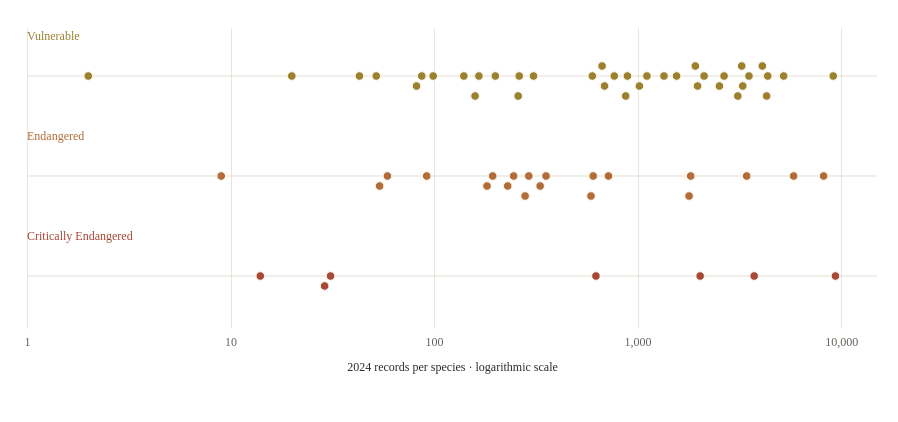

Write the Vega-Lite specification saved for this chart.
### Vega specification from a JSON file in a GitHub repository (floating-point values rounded to 4 significant figures)
{"$schema": "https://vega.github.io/schema/vega/v5.json", "width": 850, "height": 300, "padding": {"left": 24, "right": 20, "top": 28, "bottom": 50}, "background": "transparent", "autosize": {"type": "pad", "contains": "padding"}, "config": {"text": {"font": "Bricolage Grotesque", "fill": "#292e27"}, "axis": {"labelFont": "Bricolage Grotesque", "titleFont": "Bricolage Grotesque", "labelFontSize": 12, "titleFontSize": 12, "titleFontWeight": 500, "labelColor": "#60665c", "titleColor": "#292e27", "domain": false, "ticks": false, "gridColor": "#e0dccf", "gridOpacity": 0.75, "labelPadding": 8, "titlePadding": 14}, "legend": {"labelFont": "Bricolage Grotesque", "titleFont": "Bricolage Grotesque", "labelFontSize": 11, "titleFontSize": 11, "titleFontWeight": 500, "labelColor": "#60665c", "titleColor": "#292e27", "gradientThickness": 9, "gradientLength": 130, "padding": 8}}, "description": "Beeswarm showing the record counts of 65 nationally threatened, species-level birds whose scientific names match exactly between ALA and DCCEEW. Every dot is a species. Unmatched names and listed subspecies are excluded, not treated as zero.", "data": [{"name": "birds", "values": [{"scientific": "Calidris acuminata", "name": "Sharp-tailed Sandpiper", "status": "Vulnerable", "count": 9145, "profile": "http://www.environment.gov.au/cgi-bin/sprat/public/publicspecies.pl?taxon_id=874", "offset": 0}, {"scientific": "Gallinago hardwickii", "name": "Latham's Snipe", "status": "Vulnerable", "count": 5219, "profile": "http://www.environment.gov.au/cgi-bin/sprat/public/publicspecies.pl?taxon_id=863", "offset": 0}, {"scientific": "Sternula albifrons", "name": "Little Tern", "status": "Vulnerable", "count": 4357, "profile": "http://www.environment.gov.au/cgi-bin/sprat/public/publicspecies.pl?taxon_id=82849", "offset": 0}, {"scientific": "Hirundapus caudacutus", "name": "White-throated Needletail", "status": "Vulnerable", "count": 4303, "profile": "http://www.environment.gov.au/cgi-bin/sprat/public/publicspecies.pl?taxon_id=682", "offset": 20}, {"scientific": "Arenaria interpres", "name": "Ruddy Turnstone", "status": "Vulnerable", "count": 4099, "profile": "http://www.environment.gov.au/cgi-bin/sprat/public/publicspecies.pl?taxon_id=872", "offset": -10}, {"scientific": "Calidris tenuirostris", "name": "Great Knot", "status": "Vulnerable", "count": 3524, "profile": "http://www.environment.gov.au/cgi-bin/sprat/public/publicspecies.pl?taxon_id=862", "offset": 0}, {"scientific": "Stagonopleura guttata", "name": "Diamond Firetail", "status": "Vulnerable", "count": 3285, "profile": "http://www.environment.gov.au/cgi-bin/sprat/public/publicspecies.pl?taxon_id=59398", "offset": 10}, {"scientific": "Aphelocephala leucopsis", "name": "Southern Whiteface", "status": "Vulnerable", "count": 3247, "profile": "http://www.environment.gov.au/cgi-bin/sprat/public/publicspecies.pl?taxon_id=529", "offset": -10}, {"scientific": "Polytelis swainsonii", "name": "Superb Parrot", "status": "Vulnerable", "count": 3106, "profile": "http://www.environment.gov.au/cgi-bin/sprat/public/publicspecies.pl?taxon_id=738", "offset": 20}, {"scientific": "Neophema chrysostoma", "name": "Blue-winged Parrot", "status": "Vulnerable", "count": 2659, "profile": "http://www.environment.gov.au/cgi-bin/sprat/public/publicspecies.pl?taxon_id=726", "offset": 0}, {"scientific": "Charadrius leschenaultii", "name": "Greater Sand Plover", "status": "Vulnerable", "count": 2523, "profile": "http://www.environment.gov.au/cgi-bin/sprat/public/publicspecies.pl?taxon_id=877", "offset": 10}, {"scientific": "Calidris canutus", "name": "Red Knot", "status": "Vulnerable", "count": 2121, "profile": "http://www.environment.gov.au/cgi-bin/sprat/public/publicspecies.pl?taxon_id=855", "offset": 0}, {"scientific": "Thalassarche melanophris", "name": "Black-browed Albatross", "status": "Vulnerable", "count": 1971, "profile": "http://www.environment.gov.au/cgi-bin/sprat/public/publicspecies.pl?taxon_id=66472", "offset": 10}, {"scientific": "Xenus cinereus", "name": "Terek Sandpiper", "status": "Vulnerable", "count": 1921, "profile": "http://www.environment.gov.au/cgi-bin/sprat/public/publicspecies.pl?taxon_id=59300", "offset": -10}, {"scientific": "Pluvialis squatarola", "name": "Grey Plover", "status": "Vulnerable", "count": 1554, "profile": "http://www.environment.gov.au/cgi-bin/sprat/public/publicspecies.pl?taxon_id=865", "offset": 0}, {"scientific": "Thalassarche carteri", "name": "Indian Yellow-nosed  Albatross", "status": "Vulnerable", "count": 1347, "profile": "http://www.environment.gov.au/cgi-bin/sprat/public/publicspecies.pl?taxon_id=64464", "offset": 0}, {"scientific": "Diomedea antipodensis", "name": "Antipodean Albatross", "status": "Vulnerable", "count": 1111, "profile": "http://www.environment.gov.au/cgi-bin/sprat/public/publicspecies.pl?taxon_id=64458", "offset": 0}, {"scientific": "Thalassarche bulleri", "name": "Buller's Albatross", "status": "Vulnerable", "count": 1020, "profile": "http://www.environment.gov.au/cgi-bin/sprat/public/publicspecies.pl?taxon_id=64460", "offset": 10}, {"scientific": "Ardenna grisea", "name": "Sooty Shearwater", "status": "Vulnerable", "count": 891, "profile": "http://www.environment.gov.au/cgi-bin/sprat/public/publicspecies.pl?taxon_id=82651", "offset": 0}, {"scientific": "Pycnoptilus floccosus", "name": "Pilotbird", "status": "Vulnerable", "count": 874, "profile": "http://www.environment.gov.au/cgi-bin/sprat/public/publicspecies.pl?taxon_id=525", "offset": 20}, {"scientific": "Macronectes halli", "name": "Northern Giant Petrel", "status": "Vulnerable", "count": 768, "profile": "http://www.environment.gov.au/cgi-bin/sprat/public/publicspecies.pl?taxon_id=1061", "offset": 0}, {"scientific": "Thalassarche impavida", "name": "Campbell Albatross", "status": "Vulnerable", "count": 688, "profile": "http://www.environment.gov.au/cgi-bin/sprat/public/publicspecies.pl?taxon_id=64459", "offset": 10}, {"scientific": "Leipoa ocellata", "name": "Malleefowl", "status": "Vulnerable", "count": 669, "profile": "http://www.environment.gov.au/cgi-bin/sprat/public/publicspecies.pl?taxon_id=934", "offset": -10}, {"scientific": "Grantiella picta", "name": "Painted Honeyeater", "status": "Vulnerable", "count": 599, "profile": "http://www.environment.gov.au/cgi-bin/sprat/public/publicspecies.pl?taxon_id=470", "offset": 0}, {"scientific": "Diomedea exulans", "name": "Wandering Albatross", "status": "Vulnerable", "count": 308, "profile": "http://www.environment.gov.au/cgi-bin/sprat/public/publicspecies.pl?taxon_id=89223", "offset": 0}, {"scientific": "Diomedea epomophora", "name": "Southern Royal Albatross", "status": "Vulnerable", "count": 262, "profile": "http://www.environment.gov.au/cgi-bin/sprat/public/publicspecies.pl?taxon_id=89221", "offset": 0}, {"scientific": "Falco hypoleucos", "name": "Grey Falcon", "status": "Vulnerable", "count": 259, "profile": "http://www.environment.gov.au/cgi-bin/sprat/public/publicspecies.pl?taxon_id=929", "offset": 20}, {"scientific": "Limnodromus semipalmatus", "name": "Asian Dowitcher", "status": "Vulnerable", "count": 200, "profile": "http://www.environment.gov.au/cgi-bin/sprat/public/publicspecies.pl?taxon_id=843", "offset": 0}, {"scientific": "Pterodroma mollis", "name": "Soft-plumaged Petrel", "status": "Vulnerable", "count": 166, "profile": "http://www.environment.gov.au/cgi-bin/sprat/public/publicspecies.pl?taxon_id=1036", "offset": 0}, {"scientific": "Turnix melanogaster", "name": "Black-breasted Button-quail", "status": "Vulnerable", "count": 159, "profile": "http://www.environment.gov.au/cgi-bin/sprat/public/publicspecies.pl?taxon_id=923", "offset": 20}, {"scientific": "Pachycephala rufogularis", "name": "Red-lored Whistler", "status": "Vulnerable", "count": 140, "profile": "http://www.environment.gov.au/cgi-bin/sprat/public/publicspecies.pl?taxon_id=601", "offset": 0}, {"scientific": "Halobaena caerulea", "name": "Blue Petrel", "status": "Vulnerable", "count": 99, "profile": "http://www.environment.gov.au/cgi-bin/sprat/public/publicspecies.pl?taxon_id=1059", "offset": 0}, {"scientific": "Amytornis modestus", "name": "Thick-billed Grasswren", "status": "Vulnerable", "count": 87, "profile": "http://www.environment.gov.au/cgi-bin/sprat/public/publicspecies.pl?taxon_id=84121", "offset": 0}, {"scientific": "Phoebetria fusca", "name": "Sooty Albatross", "status": "Vulnerable", "count": 82, "profile": "http://www.environment.gov.au/cgi-bin/sprat/public/publicspecies.pl?taxon_id=1075", "offset": 10}, {"scientific": "Thalassarche steadi", "name": "White-capped Albatross", "status": "Vulnerable", "count": 52, "profile": "http://www.environment.gov.au/cgi-bin/sprat/public/publicspecies.pl?taxon_id=64462", "offset": 0}, {"scientific": "Thalassarche salvini", "name": "Salvin's Albatross", "status": "Vulnerable", "count": 43, "profile": "http://www.environment.gov.au/cgi-bin/sprat/public/publicspecies.pl?taxon_id=64463", "offset": 0}, {"scientific": "Polytelis alexandrae", "name": "Princess Parrot", "status": "Vulnerable", "count": 20, "profile": "http://www.environment.gov.au/cgi-bin/sprat/public/publicspecies.pl?taxon_id=758", "offset": 0}, {"scientific": "Amytornis woodwardi", "name": "White-throated Grasswren", "status": "Vulnerable", "count": 2, "profile": "http://www.environment.gov.au/cgi-bin/sprat/public/publicspecies.pl?taxon_id=564", "offset": 0}, {"scientific": "Callocephalon fimbriatum", "name": "Gang-gang Cockatoo", "status": "Endangered", "count": 8201, "profile": "http://www.environment.gov.au/cgi-bin/sprat/public/publicspecies.pl?taxon_id=768", "offset": 0}, {"scientific": "Tringa nebularia", "name": "Common Greenshank", "status": "Endangered", "count": 5841, "profile": "http://www.environment.gov.au/cgi-bin/sprat/public/publicspecies.pl?taxon_id=832", "offset": 0}, {"scientific": "Thalassarche cauta", "name": "Shy Albatross", "status": "Endangered", "count": 3434, "profile": "http://www.environment.gov.au/cgi-bin/sprat/public/publicspecies.pl?taxon_id=89224", "offset": 0}, {"scientific": "Limosa limosa", "name": "Black-tailed Godwit", "status": "Endangered", "count": 1823, "profile": "http://www.environment.gov.au/cgi-bin/sprat/public/publicspecies.pl?taxon_id=845", "offset": 0}, {"scientific": "Charadrius mongolus", "name": "Lesser Sand Plover", "status": "Endangered", "count": 1790, "profile": "http://www.environment.gov.au/cgi-bin/sprat/public/publicspecies.pl?taxon_id=879", "offset": 20}, {"scientific": "Pardalotus quadragintus", "name": "Forty-spotted Pardalote", "status": "Endangered", "count": 719, "profile": "http://www.environment.gov.au/cgi-bin/sprat/public/publicspecies.pl?taxon_id=418", "offset": 0}, {"scientific": "Botaurus poiciloptilus", "name": "Australasian Bittern", "status": "Endangered", "count": 605, "profile": "http://www.environment.gov.au/cgi-bin/sprat/public/publicspecies.pl?taxon_id=1001", "offset": 0}, {"scientific": "Dasyornis brachypterus", "name": "Eastern Bristlebird", "status": "Endangered", "count": 590, "profile": "http://www.environment.gov.au/cgi-bin/sprat/public/publicspecies.pl?taxon_id=533", "offset": 20}, {"scientific": "Dasyornis longirostris", "name": "Western Bristlebird", "status": "Endangered", "count": 355, "profile": "http://www.environment.gov.au/cgi-bin/sprat/public/publicspecies.pl?taxon_id=515", "offset": 0}, {"scientific": "Atrichornis clamosus", "name": "Noisy Scrub-bird", "status": "Endangered", "count": 332, "profile": "http://www.environment.gov.au/cgi-bin/sprat/public/publicspecies.pl?taxon_id=654", "offset": 10}, {"scientific": "Stipiturus mallee", "name": "Mallee Emu-wren", "status": "Endangered", "count": 292, "profile": "http://www.environment.gov.au/cgi-bin/sprat/public/publicspecies.pl?taxon_id=59459", "offset": 0}, {"scientific": "Macronectes giganteus", "name": "Southern Giant-Petrel", "status": "Endangered", "count": 280, "profile": "http://www.environment.gov.au/cgi-bin/sprat/public/publicspecies.pl?taxon_id=1060", "offset": 20}, {"scientific": "Diomedea sanfordi", "name": "Northern Royal Albatross", "status": "Endangered", "count": 246, "profile": "http://www.environment.gov.au/cgi-bin/sprat/public/publicspecies.pl?taxon_id=64456", "offset": 0}, {"scientific": "Atrichornis rufescens", "name": "Rufous Scrub-bird", "status": "Endangered", "count": 230, "profile": "http://www.environment.gov.au/cgi-bin/sprat/public/publicspecies.pl?taxon_id=655", "offset": 10}, {"scientific": "Rostratula australis", "name": "Australian Painted Snipe", "status": "Endangered", "count": 194, "profile": "http://www.environment.gov.au/cgi-bin/sprat/public/publicspecies.pl?taxon_id=77037", "offset": 0}, {"scientific": "Amytornis dorotheae", "name": "Carpentarian Grasswren", "status": "Endangered", "count": 182, "profile": "http://www.environment.gov.au/cgi-bin/sprat/public/publicspecies.pl?taxon_id=558", "offset": 10}, {"scientific": "Erythrotriorchis radiatus", "name": "Red Goshawk", "status": "Endangered", "count": 92, "profile": "http://www.environment.gov.au/cgi-bin/sprat/public/publicspecies.pl?taxon_id=942", "offset": 0}, {"scientific": "Thalassarche chrysostoma", "name": "Grey-headed Albatross", "status": "Endangered", "count": 59, "profile": "http://www.environment.gov.au/cgi-bin/sprat/public/publicspecies.pl?taxon_id=66491", "offset": 0}, {"scientific": "Manorina melanotis", "name": "Black-eared Miner", "status": "Endangered", "count": 54, "profile": "http://www.environment.gov.au/cgi-bin/sprat/public/publicspecies.pl?taxon_id=449", "offset": 10}, {"scientific": "Thalassarche eremita", "name": "Chatham Albatross", "status": "Endangered", "count": 9, "profile": "http://www.environment.gov.au/cgi-bin/sprat/public/publicspecies.pl?taxon_id=64457", "offset": 0}, {"scientific": "Numenius madagascariensis", "name": "Eastern Curlew", "status": "Critically Endangered", "count": 9373, "profile": "http://www.environment.gov.au/cgi-bin/sprat/public/publicspecies.pl?taxon_id=847", "offset": 0}, {"scientific": "Calidris ferruginea", "name": "Curlew Sandpiper", "status": "Critically Endangered", "count": 3738, "profile": "http://www.environment.gov.au/cgi-bin/sprat/public/publicspecies.pl?taxon_id=856", "offset": 0}, {"scientific": "Lathamus discolor", "name": "Swift Parrot", "status": "Critically Endangered", "count": 2029, "profile": "http://www.environment.gov.au/cgi-bin/sprat/public/publicspecies.pl?taxon_id=744", "offset": 0}, {"scientific": "Anthochaera phrygia", "name": "Regent Honeyeater", "status": "Critically Endangered", "count": 624, "profile": "http://www.environment.gov.au/cgi-bin/sprat/public/publicspecies.pl?taxon_id=82338", "offset": 0}, {"scientific": "Pedionomus torquatus", "name": "Plains-wanderer", "status": "Critically Endangered", "count": 31, "profile": "http://www.environment.gov.au/cgi-bin/sprat/public/publicspecies.pl?taxon_id=906", "offset": 0}, {"scientific": "Neophema chrysogaster", "name": "Orange-bellied Parrot", "status": "Critically Endangered", "count": 29, "profile": "http://www.environment.gov.au/cgi-bin/sprat/public/publicspecies.pl?taxon_id=747", "offset": 10}, {"scientific": "Pterodroma heraldica", "name": "Herald Petrel", "status": "Critically Endangered", "count": 14, "profile": "http://www.environment.gov.au/cgi-bin/sprat/public/publicspecies.pl?taxon_id=66973", "offset": 0}]}, {"name": "statuses", "values": [{"status": "Vulnerable", "y": 48}, {"status": "Endangered", "y": 148}, {"status": "Critically Endangered", "y": 248}]}], "scales": [{"name": "x", "type": "log", "domain": [1, 15000], "range": "width", "nice": false}, {"name": "color", "type": "ordinal", "domain": ["Vulnerable", "Endangered", "Critically Endangered"], "range": ["#9b812d", "#b36b37", "#a74735"]}], "axes": [{"scale": "x", "orient": "bottom", "values": [1, 10, 100, 1000, 10000], "format": ",", "title": "2024 records per species · logarithmic scale", "grid": true}], "marks": [{"type": "rule", "from": {"data": "statuses"}, "encode": {"enter": {"x": {"value": 0}, "x2": {"signal": "width"}, "y": {"field": "y"}, "stroke": {"value": "#d5d0c1"}, "strokeWidth": {"value": 0.7}}}}, {"type": "text", "from": {"data": "statuses"}, "encode": {"enter": {"x": {"value": 0}, "y": {"signal": "datum.y-36"}, "text": {"field": "status"}, "fontSize": {"value": 12}, "fontWeight": {"value": 500}, "fill": {"scale": "color", "field": "status"}}}}, {"type": "symbol", "from": {"data": "birds"}, "encode": {"enter": {"x": {"scale": "x", "field": "count"}, "y": {"signal": "48+indexof(['Vulnerable','Endangered','Critically Endangered'],datum.status)*100+datum.offset"}, "size": {"value": 73}, "fill": {"scale": "color", "field": "status"}, "stroke": {"value": "#f8f5ec"}, "strokeWidth": {"value": 1}, "tooltip": {"signal": "{'Bird':datum.name,'Scientific name':datum.scientific,'Listing in Aug 2026':datum.status,'2024 records':format(datum.count,',')}"}}, "update": {"size": {"value": 73}}, "hover": {"size": {"value": 145}, "stroke": {"value": "#292e27"}}}}]}
